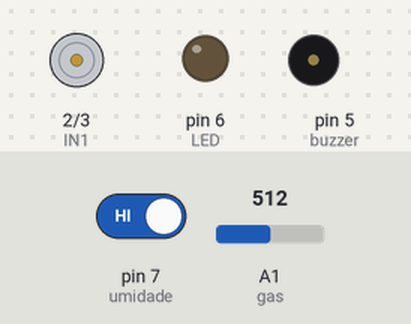
Bench run of a sketch on a simulated Arduino Uno, built with avr-gcc and run on an emulated ATmega328P. Shown: motor-driver pin pairs drawn as motors (green arrow = first pin HIGH = forward, orange = second pin HIGH = backward, longer = more drive), output pins drawn as LEDs (lit = HIGH), buzzer (waves = sounding). Dashed ring = blinking. Inputs (shaded band) come from the test bench; at power-on: pin 7 (umidade) HIGH, A1 (gas) = 512. What the sketch prints to the serial monitor is not drawn.

Above: at 4.0 s.
6.4 s: pin 7 (umidade) driven LOW
At 9.8 s:
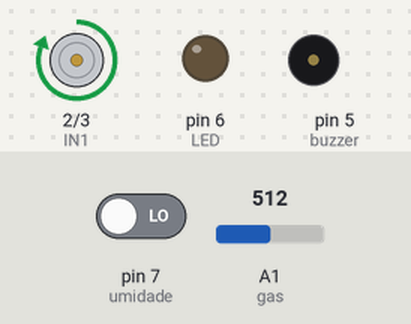
11.8 s: A1 (gas) set to 457
17.2 s: A1 (gas) set to 439
At 17.4 s:
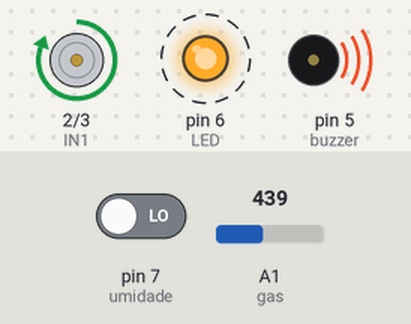
22.6 s: A1 (gas) set to 460
At 26.8 s:
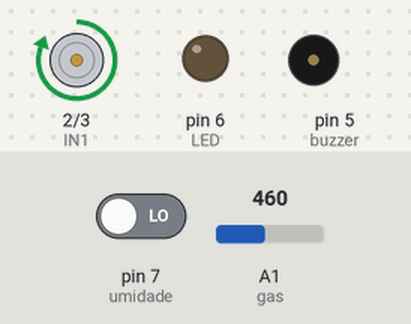
28.0 s: pin 7 (umidade) driven HIGH
At 32.55 s:
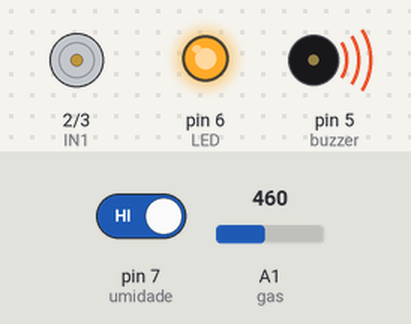
Timing chart, 0 to 34.4 s (numbered marks = the images above; inputs shaded):
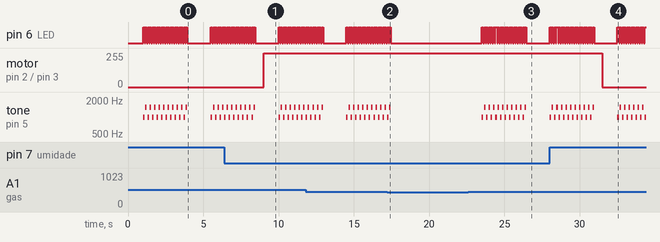

The sketch:

automacao_malha_fechada.ino
```cpp
// GERENCIAMENTO: CAIXA D'ÁGUA
#define umidade 7
#define IN1 2
#define IN2 3

// GERENCIAMENTO: VAZAMENTO DE GÁS
#define gas A1
#define buzzer 5
#define LED 6

void setup() {
  Serial.begin(9600);

  configurarGerenciamentoCaixaDAgua();
  configurarGerenciamentoVazamentoDeGas();
}

void loop() {
  gerenciarCaixaDAgua();
  gerenciarVazamentoDeGas();
}

// CONFIGURAÇÕES
void configurarGerenciamentoCaixaDAgua(){
  pinMode(umidade, INPUT);
  pinMode(IN1, OUTPUT);
  pinMode(IN2, OUTPUT);
}

void configurarGerenciamentoVazamentoDeGas(){
  pinMode(gas, INPUT);
  pinMode(buzzer, OUTPUT);
  pinMode(LED, OUTPUT);
}

// FUNCIONALIDADES
// caixa d'água
void gerenciarCaixaDAgua(){
  int leitura = digitalRead(umidade);
  Serial.print(leitura);
  if(leitura == LOW){
    ligarBomba();
  }else{
    desligarBomba();
  }
}

void ligarBomba(){
  digitalWrite(IN1, HIGH);
  digitalWrite(IN2, LOW);
  delay(1000);
}

void desligarBomba(){
  digitalWrite(IN1, LOW);
  digitalWrite(IN2, LOW);
  delay(1000);
}

void gerenciarVazamentoDeGas(){
  int leitura = analogRead(gas);

  if(leitura > 450){
    gasLeakAlert();
  }

  delay(500);
}

void gasLeakAlert() {
  int alertFrequency1 = 1000;
  int alertFrequency2 = 1500;
  int alertDuration = 100;

  for (int i = 0; i < 10; i++) {
    digitalWrite(LED, HIGH);
    tone(buzzer, alertFrequency1);
    delay(alertDuration);
    noTone(buzzer);
    digitalWrite(LED, LOW);
    delay(alertDuration / 2);

    digitalWrite(LED, HIGH);
    tone(buzzer, alertFrequency2);
    delay(alertDuration);
    noTone(buzzer);
    digitalWrite(LED, LOW);
    delay(alertDuration / 2);
  }
}
```

Measured:
- the behaviour switches between 451 and 450 on A1 (gas) (found by bisection; images 1 and 2)
- after the input at 6.4 s, motor on pin 2 (IN1) / pin 3 (IN2): stopped → forward 255/255 after 2.6 s
- after the input at 17.2 s, pin 6 (LED): goes on until 17.5 s, then stays LOW; tone on pin 5 (buzzer): goes on until 17.5 s, then stays silent
- after the input at 22.6 s, pin 6 (LED): alternates HIGH for 0.10 s and LOW for 0.05 s, 40 changes in all, then stays LOW, starting after 0.91 s; tone on pin 5 (buzzer): silent → 1000 Hz after 0.91 s, then repeats every 0.30 s: silent 0.05 s, 1500 Hz 0.10 s, silent 0.05 s, 1000 Hz 0.10 s, until it stays silent from 26.5 s
- after the input at 28.0 s, motor on pin 2 (IN1) / pin 3 (IN2): forward 255/255 → stopped after 3.5 s
- by itself, tone on pin 5 (buzzer): plays 1000 Hz for 0.10 s, 1500 Hz for 0.10 s, 1000 Hz for 0.10 s, 1500 Hz for 0.10 s, 1000 Hz for 0.10 s, 1500 Hz for 0.10 s … (26 notes in this stretch)
